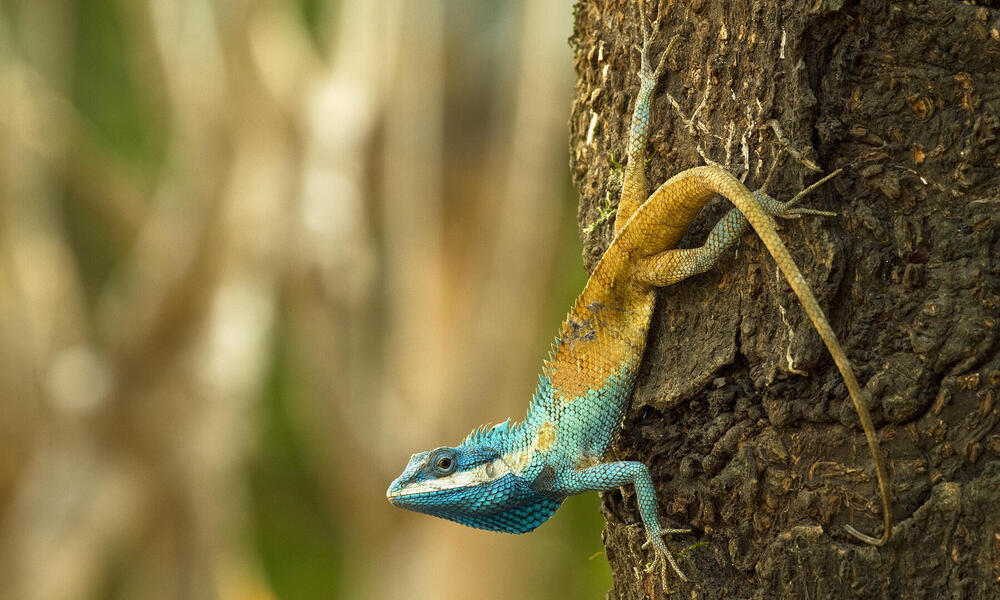
#> input picture Calotes.jpg, 1000 x 600 px
$ python 85_watermark_image.py
#> lines starting #> are read from the running program, lines starting #| are printed output that depends on the picture

from PIL import ImageDraw, Image, ImageFont


pic = Image.open('Calotes.jpg')
#> pic is the input picture: PIL image 1000x600 RGB; mean R, G, B 122.9, 109.3, 65.3

drawing = ImageDraw.Draw(pic)

fill_color = (255,250,250)

font = ImageFont.truetype("Verdana.ttf", 30)

position = (0,0)

drawing.text(position, text='Calotes is beautiful', fill = fill_color, font=font)

pic.show()
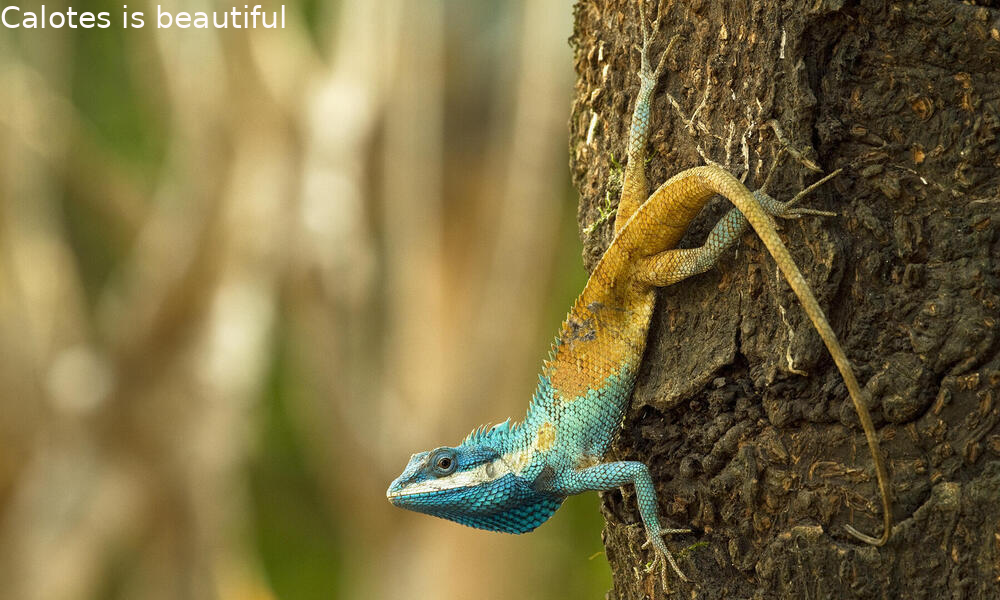
#> shown: PIL image 1000x600 RGB; mean R, G, B 123.2, 109.6, 65.9

pic.save('watermarkedimg.jpg')
